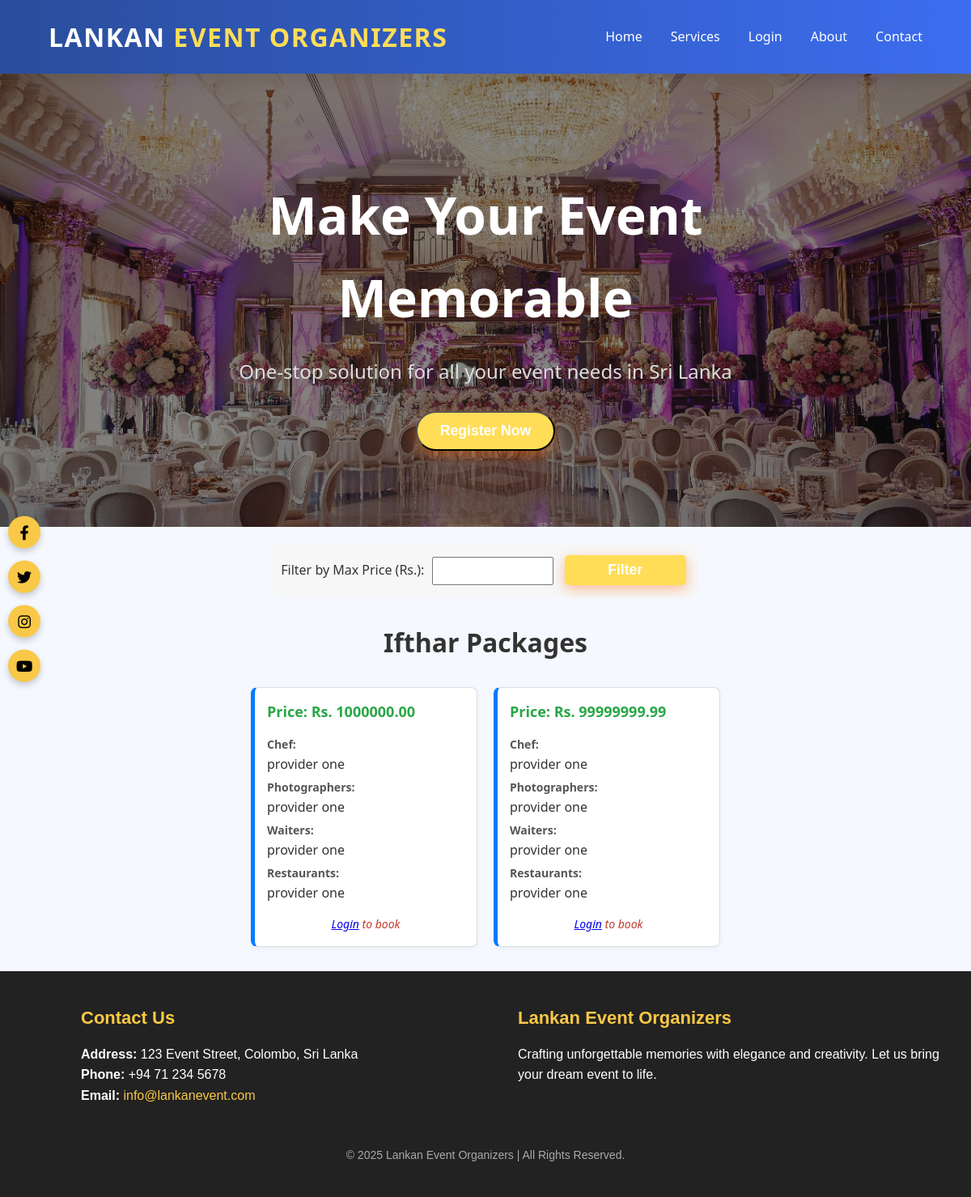
The app's page /ifthar.php with its own data.
### tables this page shows
CREATE TABLE `package` (
  `id` int(11) NOT NULL,
  `package_type` varchar(255) NOT NULL,
  `services` text NOT NULL,
  `created_at` timestamp NOT NULL DEFAULT current_timestamp(),
  `price` decimal(10,2) NOT NULL
);

CREATE TABLE `services` (
  `id` int(11) NOT NULL,
  `provider_name` varchar(100) DEFAULT NULL,
  `service_name` varchar(100) DEFAULT NULL,
  `description` text DEFAULT NULL,
  `email` varchar(100) DEFAULT NULL,
  `photo` varchar(255) DEFAULT NULL,
  `location` varchar(150) DEFAULT NULL,
  `price` decimal(10,2) DEFAULT NULL,
  `time_slot` varchar(50) DEFAULT NULL
);

### ifthar.php (the view, shortened to what this page needs)
<?php
include('dbconnect.php');
$isLoggedIn = isset($_SESSION['user_name']);
function getProviderNames($conn, $ids) {
    if (!is_array($ids)) $ids = [$ids];
    $ids = array_map('intval', $ids);
    $idList = implode(',', $ids);
    $nameQuery = "SELECT id, provider_name FROM services WHERE id IN ($idList)";
    $nameResult = mysqli_query($conn, $nameQuery);
    $nameMap = [];
    while ($row = mysqli_fetch_assoc($nameResult)) {
        $nameMap[$row['id']] = $row['provider_name'];
    }
    $providerInfo = [];
    foreach ($ids as $id) {
        $providerInfo[] = isset($nameMap[$id]) ? $nameMap[$id] : "Unknown";
    }
    return $providerInfo;
}
$maxPrice = isset($_GET['max_price']) ? intval($_GET['max_price']) : null;
if ($maxPrice) {
    $query = "SELECT * FROM package WHERE package_type='Ifthar' AND price <= $maxPrice";
} else {
    $query = "SELECT * FROM package WHERE package_type='Ifthar'";
}
$result = mysqli_query($conn, $query);
?>
<!DOCTYPE html>
<html lang="en">
<head>
    <link rel="stylesheet" href="ourPackages.css" />
    <link rel="stylesheet" href="https://cdnjs.cloudflare.com/ajax/libs/font-awesome/6.4.0/css/all.min.css">
</head>
<body>
<nav class="navbar">
    <div class="logo">Lankan <span>Event Organizers</span></div>
    <ul class="nav-links">
        <?php if ($isLoggedIn): ?>
            <li><a href="user_home.php #index">Home</a></li>
        <?php else: ?>
            <li><a href="index.php #index">Home</a></li>
        <?php endif; ?>
        <?php if ($isLoggedIn): ?>
            <li><a href="user_home.php #services">Services</a></li>
        <?php else: ?>
            <li><a href="index.php #services">Services</a></li>
        <?php endif; ?>
        <?php if ($isLoggedIn): ?>
            <li><a href="logout.php">Logout</a></li>
        <?php else: ?>
            <li><a href="login.php">Login</a></li>
        <?php endif; ?>
        <?php if ($isLoggedIn): ?>
            <li><a href="user_home.php #about">About</a></li>
        <?php else: ?>
            <li><a href="index.php #about">About</a></li>
        <?php endif; ?>
        <li><a href="contact.php">Contact</a></li>
    </ul>
</nav>
<?php if ($isLoggedIn): ?>
<section class="hero">
    <div class="hero-content">
        <h1>Make Your Event Memorable</h1>
        <p>One-stop solution for all your event needs in Sri Lanka</p>
        <p>Welcome, <?php echo htmlspecialchars($_SESSION['user_name']); ?>!</p>
    </div>
</section>
<?php else: ?>
<section class="hero">
    <div class="hero-content">
        <h1>Make Your Event Memorable</h1>
        <p>One-stop solution for all your event needs in Sri Lanka</p>
        <button onclick="openModal()" class="btn">Register Now</button>
    </div>
</section>
<?php endif; ?>
<section class="filter-section">
    <form method="GET">
        <label for="price_filter">Filter by Max Price (Rs.): </label>
        <input type="number" name="price_filter" id="price_filter" min="0" value="<?php echo isset($_GET['price_filter']) ? htmlspecialchars($_GET['price_filter']) : ''; ?>">
        <input type="submit" class="btn" value="Filter">
    </form>
</section>
<h1>Ifthar Packages</h1>
<div class="packages-container">
<?php while ($row = mysqli_fetch_assoc($result)) {
    $services = json_decode($row['services'], true);
    echo "<div class='package-box'>";
    echo "<h2>Price: Rs. {$row['price']}</h2>";
    foreach ($services as $service_type => $ids) {
        $providerNames = getProviderNames($conn, $ids);
        echo "<strong>" . ucfirst(str_replace('_', ' ', $service_type)) . ":</strong> " . implode(', ', $providerNames) . "<br>";
    }
    if (isset($_SESSION['user_name'])) {
        echo "<form method='POST' action='payment_packages.php'>";
        echo "<input type='hidden' name='package_id' value='{$row['id']}'>";
        echo "<input type='submit' name='book_now' value='Book'>";
        echo "</form>";
    } else {
        echo "<p class='modular-login'><em><a href='login.php'>Login</a> to book</em></p>";
    }
    echo "</div>";
} ?>
</div>
<footer id="contact">
        <div class="footer-container">
            <div class="contact-info">
                <h3>Contact Us</h3>
                <p>
                    <strong>Address:</strong> 123 Event Street, Colombo, Sri Lanka<br />
                    <strong>Phone:</strong> +94 71 234 5678<br />
                    <strong>Email:</strong>
                    <a href="mailto:info@lankanevent.com">info@lankanevent.com</a>
                </p>
            </div>
            <div class="newsletter-signup">
                <h3>Lankan Event Organizers</h3>
                <p>Crafting unforgettable memories with elegance and creativity. Let us bring your dream event to life.</p>
            </div>
        </div>
        <div class="social-icons-vertical">
            <a href="https://facebook.com/lankanevent" target="_blank" class="social-icon" aria-label="Facebook">
                <i class="fab fa-facebook-f"></i>
            </a>
            <a href="https://twitter.com/lankanevent" target="_blank" class="social-icon" aria-label="Twitter">
                <i class="fab fa-twitter"></i>
            </a>
            <a href="https://instagram.com/lankanevent" target="_blank" class="social-icon" aria-label="Instagram">
                <i class="fab fa-instagram"></i>
            </a>
            <a href="https://youtube.com/lankanevent" target="_blank" class="social-icon" aria-label="YouTube">
                <i class="fab fa-youtube"></i>
            </a>
        </div>
        <div class="footer-copy">
            &copy; 2025 Lankan Event Organizers | All Rights Reserved.
        </div>
    </footer>
</body>
</html>

### ourPackages.css (style rules this page uses)
body { font-family: 'Segoe UI', sans-serif; background-color: #f5f9ff; color: #333; line-height: 1.6; }
.navbar { display: flex; justify-content: space-between; align-items: center; background: linear-gradient(90deg, #2a4d9b, #3c6df0); padding: 20px 60px; box-shadow: 0 6px 18px rgba(0, 0, 0, 0.1); position: sticky; top: 0; z-index: 1000; transition: background 0.3s ease-in-out; }
.navbar .logo { font-size: 2rem; font-weight: 800; color: #ffffff; text-transform: uppercase; letter-spacing: 1.5px; font-family: 'Segoe UI', sans-serif; }
.navbar .logo span { color: #ffdd57; }
.navbar .nav-links { list-style: none; display: flex; gap: 35px; }
.navbar .nav-links li a { color: white; text-decoration: none; font-weight: 500; }
.navbar .nav-links li a::after { content: ''; position: absolute; left: 0; bottom: -3px; height: 2px; width: 0%; background-color: #ffdd57; transition: width 0.3s ease-in-out; }
.hero { background: linear-gradient(rgba(0, 0, 0, 0.5), rgba(0, 0, 0, 0.5)), url('images/hero.jpg') no-repeat center center/cover; color: #fff; height: 70vh; display: flex; align-items: center; justify-content: center; text-align: center; position: relative; overflow: hidden; animation: fadeInHero 2s ease-out forwards; }
.hero::before { content: ''; position: absolute; top: -50%; left: -50%; width: 200%; height: 200%; background: radial-gradient(circle, rgba(255,255,255,0.05) 20%, transparent 80%); animation: moveBackground 30s linear infinite; pointer-events: none; z-index: 1; }
.hero-content { position: relative; z-index: 2; max-width: 800px; padding: 0 20px; animation: slideUp 1.5s ease-out; }
.hero-content h1 { font-size: 4em; margin-bottom: 20px; animation: fadeInText 2s ease-in; }
.hero-content p { font-size: 1.5em; margin-bottom: 30px; line-height: 1.6; color: #ddd; }
.btn { background-color: #ffdd57; color: white; padding: 12px 28px; border-radius: 30px; text-decoration: none; font-weight: bold; font-size: 1.1em; box-shadow: 0 5px 15px rgba(255, 102, 0, 0.4); transition: all 0.3s ease-in-out; position: relative; z-index: 2; }
.filter-section { margin: 20px; text-align: center; }
.filter-section form { display: inline-block; padding: 10px; background: #f7f7f7; border-radius: 10px; }
.filter-section input { margin: 5px; padding: 8px; width: 150px; }
.filter-section .btn { padding: 8px 15px; background: #ffdd57; color: white; border: none; border-radius: 5px; cursor: pointer; }
h1 { text-align: center; margin-top:30px; margin-bottom: 30px; }
.packages-container { display: flex; flex-wrap: wrap; justify-content: center; gap: 20px; margin-bottom: 30px; }
.package-box { background-color: #fff; border: 1px solid #ddd; border-left: 5px solid #007BFF; padding: 15px; width: 280px; border-radius: 8px; box-shadow: 0 2px 6px rgba(0, 0, 0, 0.05); display: flex; flex-direction: column; justify-content: space-between; }
.package-box h2 { font-size: 18px; color: #28a745; margin-bottom: 10px; }
.package-box strong { display: block; margin-top: 5px; font-size: 14px; color: #555; }
.package-box p { margin-top: 15px; font-style: italic; color: #c0392b; font-size: 14px; text-align: center; }
footer { background: #222; color: #fff; padding: 40px 20px; position: relative; font-family: 'Poppins', sans-serif; }
.footer-container { display: flex; flex-wrap: wrap; justify-content: space-between; max-width: 1200px; margin: auto; padding-left: 80px; }
.contact-info, .newsletter-signup { flex: 1 1 45%; margin-bottom: 20px; }
.contact-info h3, .newsletter-signup h3 { font-size: 22px; margin-bottom: 15px; color: #f9c846; }
.contact-info p, .newsletter-signup p { font-size: 16px; line-height: 1.6; }
.contact-info a { color: #f9c846; text-decoration: none; }
.footer-copy { text-align: center; margin-top: 30px; font-size: 14px; color: #aaa; }
.social-icons-vertical { position: fixed; top: 50%; left: 10px; transform: translateY(-50%); display: flex; flex-direction: column; gap: 15px; z-index: 1000; }
.social-icon { display: flex; justify-content: center; align-items: center; background-color: #f9c846; color: #000; width: 40px; height: 40px; border-radius: 50%; text-decoration: none; font-size: 18px; transition: transform 0.3s, background-color 0.3s; box-shadow: 0 4px 8px rgba(0,0,0,0.2); }

### records on screen
package: price "1000000.00", service_type "Chef", services "provider one", service_type "Photographers", service_type "Restaurants"
services: service_type "Waiters", id "provider one"
package: price "99999999.99", service_type "Chef", services "provider one", service_type "Photographers", service_type "Restaurants"
